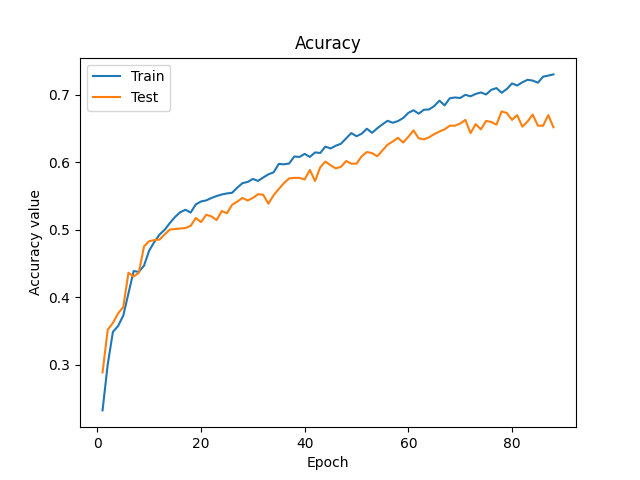
#> input picture Universal_IK_Solver/project_pictures/ACC.png, 640 x 480 px, found by its file name
$ jupyter execute --allow-errors GroundingDINO_with_Segment_Anything.ipynb
#> lines starting #> are read from the running program, lines starting #| are printed output that depends on the picture
# Combining Grounding DINO with Segment Anything (SAM) for text-based mask generation

In this notebook, we're going to combine 2 very cool models - [Grounding DINO](https://huggingface.co/docs/transformers/main/en/model_doc/grounding-dino) and [SAM](https://huggingface.co/docs/transformers/en/model_doc/sam). We'll use Grounding DINO to generate bounding boxes based on text prompts, after which we can prompt SAM to generate corresponding segmentation masks for them.

This is based on the popular [Grounded Segment Anything](https://github.com/IDEA-Research/Grounded-Segment-Anything) project - just with fewer lines of code as the models are now available in the Transformers library. Refer to the [paper](https://arxiv.org/abs/2401.14159) for details.

<img src="https://huggingface.co/datasets/huggingface/documentation-images/resolve/main/transformers/model_doc/grounded_sam.png"
alt="drawing" width="900"/>

<small> Grounded SAM overview. Taken from the <a href="https://github.com/IDEA-Research/Grounded-Segment-Anything">original repository</a>. </small>

Author of this notebook: [Eduardo Pacheco](https://huggingface.co/EduardoPacheco) - give him a follow on Hugging
 Face!

## Set-up environment

Let's start by installing 🤗 Transformers from source since Grounding DINO is brand new at the time of writing.

[cell 1]
from google.colab import files
uploaded = files.upload()
#> the answer given: ACC.png

[cell 2]
from google.colab import drive
#> (the rest of this cell did not finish here and is left out)

[cell 3]
image_path = '/content/drive/MyDrive/cropped_manual.png'

[cell 4]
image_path = list(uploaded.keys())[0]

## Imports

Let's start by importing the required libraries.

[cell 5]
import random
from dataclasses import dataclass
from typing import Any, List, Dict, Optional, Union, Tuple

import cv2
import torch
import requests
import numpy as np
from PIL import Image
import plotly.express as px
import matplotlib.pyplot as plt
import plotly.graph_objects as go
from transformers import AutoModelForMaskGeneration, AutoProcessor, pipeline

## Result Utils

We'll store the detection results of Grounding DINO in a dedicated Python dataclass.

[cell 6]
@dataclass
class BoundingBox:
    xmin: int
    ymin: int
    xmax: int
    ymax: int

    @property
    def xyxy(self) -> List[float]:
        return [self.xmin, self.ymin, self.xmax, self.ymax]

@dataclass
class DetectionResult:
    score: float
    label: str
    box: BoundingBox
    mask: Optional[np.array] = None

    # [8 lines left out: function from_dict, not called in this run]

## Plot Utils

Below, some utility functions are defined as we'll draw the detection results of Grounding DINO on top of the image.

[cell 7]
# [39 lines left out: functions annotate, plot_detections, not called in this run]

[cell 8]
# [121 lines left out: functions random_named_css_colors, plot_detections_plotly, not called in this run]

## Utils

[cell 9]
# [66 lines left out: functions mask_to_polygon, polygon_to_mask, load_image, get_boxes, refine_masks, not called in this run]

## Grounded Segment Anything (SAM)

Now it's time to define the Grounded SAM approach!

The approach is very simple:
1. use Grounding DINO to detect a given set of texts in the image. The output is a set of bounding boxes.
2. prompt Segment Anything (SAM) with the bounding boxes, for which the model will output segmentation masks.

[cell 10]
# [68 lines left out: functions detect, segment, grounded_segmentation, not called in this run]

### Inference

Let's showcase Grounded SAM on our favorite image: the cats image from the COCO dataset.

#> (a cell that did not finish here is left out)

[cell 12]
import spacy

# Load spaCy's small English model
#> (the rest of this cell did not finish here and is left out)

[cell 13]
image_url = "http://images.cocodataset.org/val2017/000000039769.jpg"
# image_path = "human.jpeg"
# image_path = "fruits.jpg"
image_path = image_path
#> (the rest of this cell did not finish here and is left out)

#> (a cell that did not finish here is left out)

Let's visualize the results:

#> (a cell that did not finish here is left out)

#> (a cell that did not finish here is left out)

#> (a cell that did not finish here is left out)

[cell 18]
# [61 lines left out: functions compute_center, extract_all_poses, not called in this run]

# ----------------------------------------------------------------------------
# Use the function with your existing detections variable produced in your pipeline.
# ----------------------------------------------------------------------------

#> (the rest of this cell did not finish here and is left out)

[cell 19]
import plotly.graph_objects as go
import base64
from io import BytesIO
from PIL import Image
import cv2

# [72 lines left out: function plot_segmented_image_with_poses, not called in this run]

# Then call:
#> (the rest of this cell did not finish here and is left out)

#> (a cell that did not finish here is left out)

[cell 21]
def pixel_to_cm(pose_pixels, img_width_px, img_height_px, real_width_cm, real_height_cm):
#> called with img_width_px = 2780, img_height_px = 2000, real_width_cm = 30, real_height_cm = 20.5
    converted = []
    for (x_pixel, y_pixel) in pose_pixels:
        x_cm = (x_pixel / img_width_px) * real_width_cm
        y_cm = (y_pixel / img_height_px) * real_height_cm
        converted.append((x_cm, y_cm))
    return converted

# Example
poses = [(1425, 867.5), (1114.5, 872.0)]

real_world_poses = pixel_to_cm(
    poses,
    img_width_px=2780,
    img_height_px=2000,
    real_width_cm=30,
    real_height_cm=20.5
)

for i, (x_cm, y_cm) in enumerate(real_world_poses):
    print(f"Pose {i+1}: ({x_cm:.2f} cm, {y_cm:.2f} cm)")

[cell 22]
import cv2
import matplotlib.pyplot as plt
from google.colab import files

# Load the image
img = cv2.imread(image_path)
#> img is the input picture: shape (480, 640, 3); mean B, G, R 250.6, 250.9, 251.1

# Manual crop coordinates
x = 500
y = 75
w = 2780
h = 2000

# Crop
cropped = img[y:y+h, x:x+w]
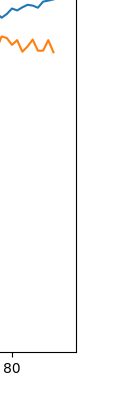
#> cropped: shape (405, 140, 3); mean B, G, R 251.5, 251.8, 252.1

# Save inside Colab
cv2.imwrite('cropped_manual.png', cropped)

# Show
plt.imshow(cv2.cvtColor(cropped, cv2.COLOR_BGR2RGB))
plt.axis('off')
plt.title('Cropped Image')
plt.show()

# Download to your computer
#> (the rest of this cell did not finish here and is left out)


$ run again, on Universal_IK_Solver/project_pictures/A_trajectory_2.png
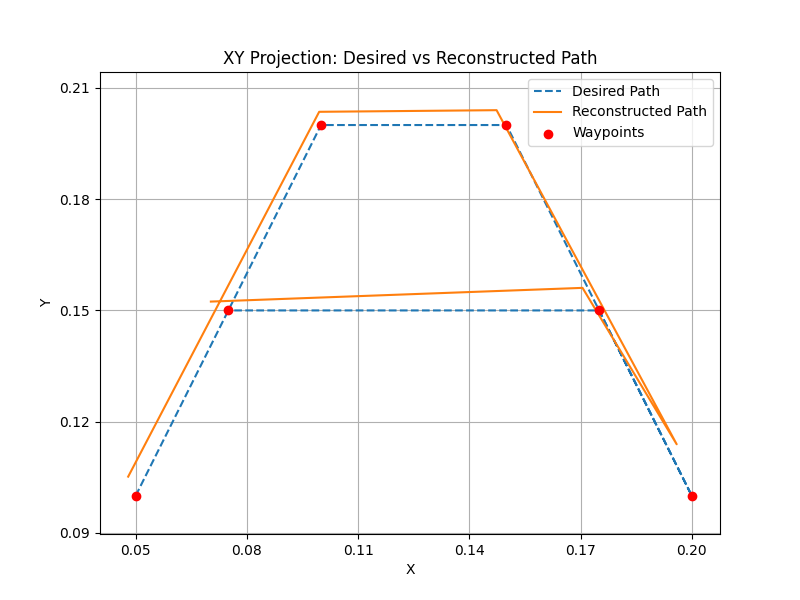
#> input picture Universal_IK_Solver/project_pictures/A_trajectory_2.png, 800 x 600 px, found by its file name
#> img is the input picture: shape (600, 800, 3); mean B, G, R 248.8, 249.3, 250.1
#> `cropped = img[y:y+h, x:x+w]`:
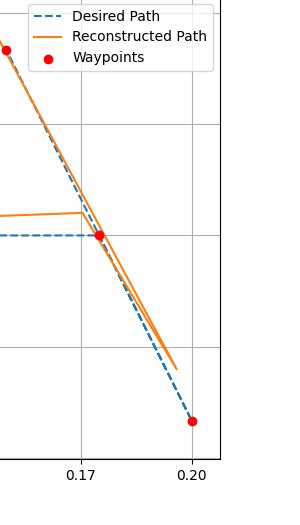
#> cropped: shape (525, 300, 3); mean B, G, R 248.1, 248.8, 249.9
